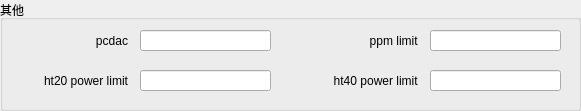
              <widget class="QGroupBox" name="groupBox_5">
               <property name="geometry">
                <rect>
                 <x>10</x>
                 <y>330</y>
                 <width>581</width>
                 <height>111</height>
                </rect>
               </property>
               <property name="layoutDirection">
                <enum>Qt::LeftToRight</enum>
               </property>
               <property name="title">
                <string>其他</string>
               </property>
               <widget class="QLabel" name="label_8">
                <property name="geometry">
                 <rect>
                  <x>290</x>
                  <y>30</y>
                  <width>131</width>
                  <height>21</height>
                 </rect>
                </property>
                <property name="layoutDirection">
                 <enum>Qt::LeftToRight</enum>
                </property>
                <property name="text">
                 <string>ppm limit </string>
                </property>
                <property name="alignment">
                 <set>Qt::AlignRight|Qt::AlignTrailing|Qt::AlignVCenter</set>
                </property>
               </widget>
               <widget class="QLineEdit" name="lineEdit_9">
                <property name="geometry">
                 <rect>
                  <x>430</x>
                  <y>30</y>
                  <width>131</width>
                  <height>21</height>
                 </rect>
                </property>
               </widget>
               <widget class="QLabel" name="label_2">
                <property name="geometry">
                 <rect>
                  <x>290</x>
                  <y>70</y>
                  <width>131</width>
                  <height>21</height>
                 </rect>
                </property>
                <property name="text">
                 <string>ht40 power limit </string>
                </property>
                <property name="alignment">
                 <set>Qt::AlignRight|Qt::AlignTrailing|Qt::AlignVCenter</set>
                </property>
               </widget>
               <widget class="QLineEdit" name="lineEdit_2">
                <property name="geometry">
                 <rect>
                  <x>430</x>
                  <y>70</y>
                  <width>131</width>
                  <height>21</height>
                 </rect>
                </property>
               </widget>
               <widget class="QLabel" name="label_9">
                <property name="geometry">
                 <rect>
                  <x>0</x>
                  <y>30</y>
                  <width>128</width>
                  <height>21</height>
                 </rect>
                </property>
                <property name="text">
                 <string>pcdac</string>
                </property>
                <property name="alignment">
                 <set>Qt::AlignRight|Qt::AlignTrailing|Qt::AlignVCenter</set>
                </property>
               </widget>
               <widget class="QLineEdit" name="lineEdit_6">
                <property name="geometry">
                 <rect>
                  <x>140</x>
                  <y>30</y>
                  <width>131</width>
                  <height>21</height>
                 </rect>
                </property>
               </widget>
               <widget class="QLabel" name="label_10">
                <property name="geometry">
                 <rect>
                  <x>0</x>
                  <y>70</y>
                  <width>128</width>
                  <height>21</height>
                 </rect>
                </property>
                <property name="text">
                 <string>ht20 power limit</string>
                </property>
                <property name="alignment">
                 <set>Qt::AlignRight|Qt::AlignTrailing|Qt::AlignVCenter</set>
                </property>
               </widget>
               <widget class="QLineEdit" name="lineEdit_10">
                <property name="geometry">
                 <rect>
                  <x>140</x>
                  <y>70</y>
                  <width>131</width>
                  <height>21</height>
                 </rect>
                </property>
               </widget>
              </widget>
